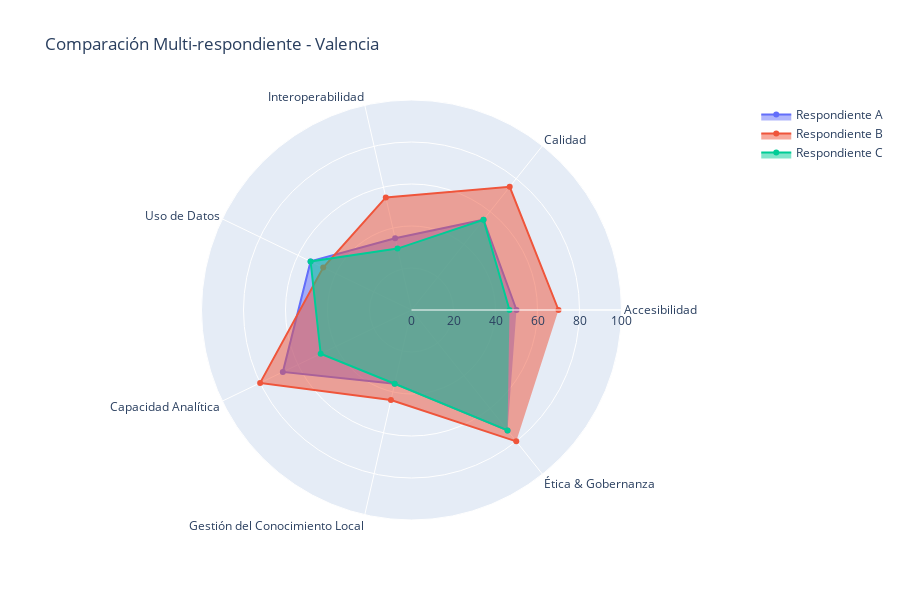

The code cell stored with this chart in its notebook:
### Code cell
# Visualización comparativa
fig_comparacion = visualizar_comparacion_multiusuario(gestor)
fig_comparacion.show()

### Figure 1 — Plotly figure (JSON) as saved in the notebook; plotly's stock layout.template omitted (floating-point values rounded to 4 significant figures)
{"data": [{"fill": "toself", "name": "Respondiente A", "r": [50, 55.0, 35, 53.33, 68, 36, 73.33], "theta": ["Accesibilidad", "Calidad", "Interoperabilidad", "Uso de Datos", "Capacidad Analítica", "Gestión del Conocimiento Local", "Ética & Gobernanza"], "type": "scatterpolar"}, {"fill": "toself", "name": "Respondiente B", "r": [70, 75, 55.0, 46.67, 80, 44.0, 80], "theta": ["Accesibilidad", "Calidad", "Interoperabilidad", "Uso de Datos", "Capacidad Analítica", "Gestión del Conocimiento Local", "Ética & Gobernanza"], "type": "scatterpolar"}, {"fill": "toself", "name": "Respondiente C", "r": [46.67, 55.0, 30, 53.33, 48, 36, 73.33], "theta": ["Accesibilidad", "Calidad", "Interoperabilidad", "Uso de Datos", "Capacidad Analítica", "Gestión del Conocimiento Local", "Ética & Gobernanza"], "type": "scatterpolar"}], "layout": {"height": 600, "polar": {"radialaxis": {"range": [0, 100], "visible": true}}, "showlegend": true, "title": {"text": "Comparación Multi-respondiente - Valencia"}}}
